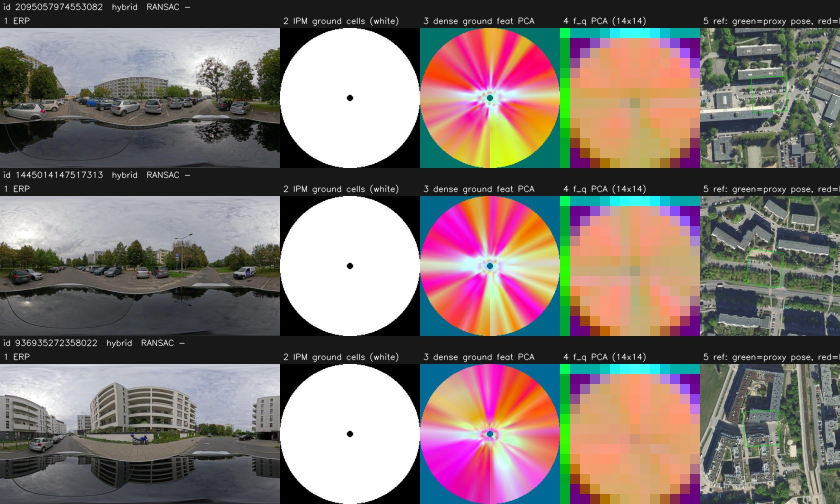
#> input picture experiments/05_lift_splat/viz/layers_hybrid_overfit_smoke.jpg, 1680 x 1008 px, given in place of 0000000000.png, which was not available (shown at 1/2 size)
$ python fit_cam_lidar_parallax.py   (older library calls are emulated)
#> lines starting #> are read from the running program, lines starting #| are printed output that depends on the picture; pictures that were not available may be replaced by others from this repository, and a replacement may not be noted
### src/bevloc/data/dur360.py
"""Frame access for Dur360BEV (ERP image, LiDAR scan, OxTS pose).

Wraps the dataset conventions of third_party/Dur360BEV without importing its Dataset
class (which needs labels, OSM maps and a full download). Layout: data/README.md.
"""
from __future__ import annotations

import sys
from dataclasses import dataclass
from pathlib import Path

import cv2
import numpy as np

from bevloc.bev.fisheye import erp_maps

_REPO = Path(__file__).resolve().parents[3]

SCAN_ROWS, SCAN_COLS, POINT_BYTES = 128, 2048, 36
FISHEYE_APERTURE_DEG = 203          # only for lens="equidistant203" (fisheye_tools remap)


@dataclass
class Scan:
    """One Ouster OS1-128 sweep on its native (128, 2048) grid; row index = ring.

    Verified byte layout, 9 x 4-byte slots per point (see data/README.md):
      0-2 x,y,z float32 [m] (x fwd, y left, z up) | 3 intensity float32 | 4 t uint32 [ns since
      sweep start, constant per column, 0..~99.9 ms] | 5 reflectivity float32 | 6 packed, unused |
      7 ambient uint32 | 8 range uint32 [mm]
    """
    xyz: np.ndarray            # (128, 2048, 3) float64
    intensity: np.ndarray      # (128, 2048) float32
    t_ns: np.ndarray           # (128, 2048) uint32
    reflectivity: np.ndarray   # (128, 2048) float32
    ambient: np.ndarray        # (128, 2048) uint32
    range_m: np.ndarray        # (128, 2048) float64, 0 = no return

    @property
    def valid(self) -> np.ndarray:
        return self.range_m > 0.1

    def points(self, min_range=0.1) -> np.ndarray:
        """(N, 3) returns only."""
        return self.xyz[self.range_m > min_range]


# [10 lines left out: function read_scan, not called in this run]


@dataclass
class Frame:
    name: str
    erp: np.ndarray      # (H, W, 3) uint8 RGB, W = 2H, image centre = vehicle forward
    scan: Scan
    lla: np.ndarray | None   # lat [deg], lon [deg], alt [m]            (None until OxTS is downloaded)
    rpy: np.ndarray | None   # roll, pitch, yaw as stored; convention: data/README.md


class Dur360Frames:
    def __init__(self, root, erp_size=(1280, 640), lens="dur360", lens_params=None):
        """lens: 'dur360' = Dur360BEV's 196/203 deg piecewise model (verified against LiDAR);
        'equidistant203' = fisheye_tools' remap (kept for comparison; ~6 px off at 57 deg)."""
        self.root = Path(root)
        self.erp_size = tuple(erp_size)
        self.lens, self.lens_params = lens, dict(lens_params or {})
        self._maps = None

    # [6 lines left out: function from_config, not called in this run]

    # ---- paths / availability -------------------------------------------------------------
    def path(self, modality, name):
        sub, ext = {"image": ("image", "png"), "scan": ("ouster_points", "bin"), "oxts": ("oxts", "txt")}[modality]
        return self.root / sub / "data" / f"{name}.{ext}"

    # [15 lines left out: functions has, names, not called in this run]

    # ---- modalities -----------------------------------------------------------------------
    def fisheye(self, name) -> np.ndarray:
        """Pre-rotated dual fisheye, 1280x640 RGB (both lenses upright, front lens on the right)."""
#> called with name = '0000000000'
        img = cv2.imread(str(self.path("image", name)), cv2.IMREAD_COLOR)
#> img is the input picture: shape (1008, 1680, 3); mean B, G, R 113.2, 116.8, 128.6
        if img is None:
            raise FileNotFoundError(self.path("image", name))
        img = cv2.cvtColor(img, cv2.COLOR_BGR2RGB)
        h, w = img.shape[:2]
        if h * 2 != w:
            h = w // 2
            img = img[:h]
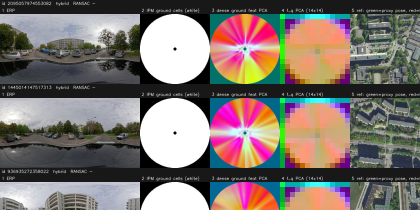
#> img: shape (840, 1680, 3) (shown at 1/4 size); mean R, G, B 125.6, 115.4, 110.8
        left = cv2.rotate(img[:, :h], cv2.ROTATE_90_CLOCKWISE)
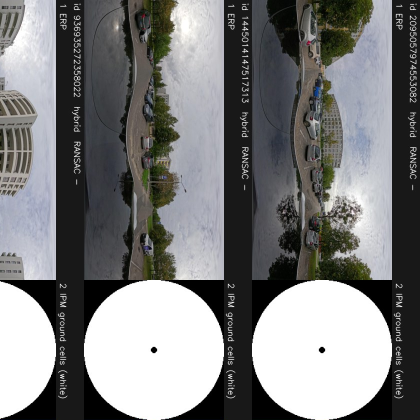
#> left: shape (840, 840, 3) (shown at 1/2 size); mean R, G, B 123.2, 123.7, 124.1
        right = cv2.rotate(img[:, h:], cv2.ROTATE_90_COUNTERCLOCKWISE)
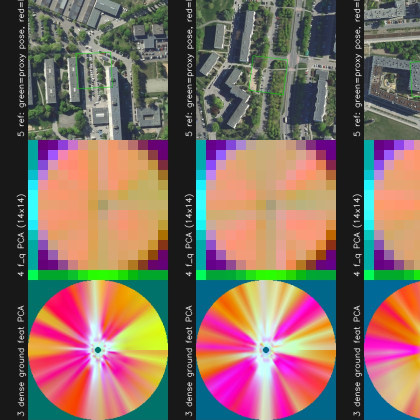
#> right: shape (840, 840, 3) (shown at 1/2 size); mean R, G, B 128, 107.1, 97.6
        return np.concatenate((left, right), axis=1)
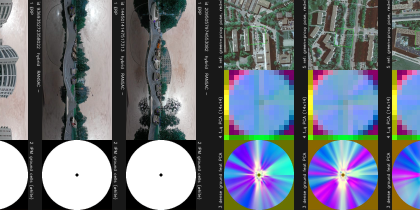
#> returned value: shape (840, 1680, 3) (shown at 1/4 size); mean of channels 0, 1, 2 125.6, 115.4, 110.8; drawn as B, G, R

    def erp(self, name) -> np.ndarray:
        img = self.fisheye(name)
        if self._maps is None:
            if self.lens == "dur360":
                self._maps = erp_maps(*self.erp_size, img.shape[1], img.shape[0], **self.lens_params)
            elif self.lens == "equidistant203":
                sys.path.insert(0, str(_REPO / "third_party/Dur360BEV/fisheye_tools"))
                from fisheyetools import getcvmap
                self._maps = getcvmap.dualfisheye2equi(img, size=self.erp_size,
                                                       aperture=FISHEYE_APERTURE_DEG, center_angle=0)
            else:
                raise ValueError(f"unknown lens {self.lens!r}")
        return cv2.remap(img, self._maps[0], self._maps[1], interpolation=cv2.INTER_CUBIC)
#> returned value: shape (1280, 2560, 3)

    def scan(self, name) -> Scan:
        return read_scan(self.path("scan", name))

    def points(self, name, min_range=0.1) -> np.ndarray:
        return self.scan(name).points(min_range)

    # [6 lines left out: function oxts, not called in this run]

    def __getitem__(self, name) -> Frame:
        lla, rpy = self.oxts(name)
        return Frame(name, self.erp(name), self.scan(name), lla, rpy)

### src/bevloc/bev/fisheye.py
"""Direct LiDAR -> dual-fisheye projection with Dur360BEV's lens model.

Float re-implementation of `XYZ2uv_poly` / `dualfisheye_project` from
third_party/Dur360BEV/dense/utils/project_pcd2image.py (E, Wenke; Durham), kept
numerically identical except that pixel coordinates are returned unrounded.
Target image: the *pre-rotated* dual fisheye (Dur360Frames.fisheye), 1280x640,
front lens on the right half.

Lens model: radius is linear in the off-axis angle phi with slope 2/fov_inner up
to `alpha` rad, then a second linear piece reaching r = 1 at fov_outer/2
(sigmoid-blended, k = 20). Dur360BEV defaults: 196 deg / 203 deg / alpha = 1.0.
"""
from __future__ import annotations

import numpy as np


def lidar_to_dualfisheye(xyz, width=1280, height=640, fov_outer_deg=203.0, alpha=1.0,
                         fov_inner_deg=196.0, R_cl=None, t_cl=None, k=20.0):
    p = np.asarray(xyz, np.float64)
    if R_cl is not None:
        p = p @ np.asarray(R_cl).T
    if t_cl is not None:
        p = p + np.asarray(t_cl)
    X, Y, Z = p[:, 0], p[:, 2], -p[:, 1]          # forward, up, right (their axis permutation)

    theta = np.arctan2(Y, Z)
    phi = np.arctan(np.sqrt(Y ** 2 + Z ** 2) / (X + 1e-6))   # >0 front lens, <0 back lens
    front = phi > 0

    a = 2.0 / np.radians(fov_inner_deg)
    half = np.radians(fov_outer_deg) / 2.0
    b = (1.0 - a * alpha) / (half - alpha)
    d = 1.0 - b * half

    def radius(x):
        s = 1.0 / (1.0 + np.exp(-k * (x - alpha)))
        return (1.0 - s) * (a * x) + s * (b * x + d)

    r = np.where(front, radius(np.abs(phi)), -radius(np.abs(phi)))
    x = r * np.cos(theta)
    y = np.abs(r) * np.sin(theta)
    x = np.where(X > 0, (x + 1) / 2, (x - 1) / 2)
    u = (x + 1) / 2 * width
    v = (-y + 1) / 2 * height
    return u, v, np.linalg.norm(p, axis=1)


def erp_maps(width=1280, height=640, fe_width=1280, fe_height=640, **lens):
    """cv2.remap maps building an ERP (forward at centre, azimuth to the right, zenith on
    top) from the pre-rotated dual fisheye, using the lens model above instead of
    fisheye_tools' ideal 203 deg equidistant assumption."""
    az = ((np.arange(width) + 0.5) / width - 0.5) * 2 * np.pi
    el = (0.5 - (np.arange(height) + 0.5) / height) * np.pi
    az, el = np.meshgrid(az, el)
    d = np.stack([np.cos(el) * np.cos(az), -np.cos(el) * np.sin(az), np.sin(el)], -1).reshape(-1, 3)
    u, v, _ = lidar_to_dualfisheye(d, fe_width, fe_height, **lens)
    return (u.reshape(height, width).astype(np.float32) - 0.5,
            v.reshape(height, width).astype(np.float32) - 0.5)

### scripts/attic/fit_cam_lidar_parallax.py
"""Camera<-LiDAR translation from the range-dependence of edge offsets.

For p_cam = p_lidar + t (small t), a point at range r, elevation el, azimuth az
(to the right of forward), horizontal range rho, moves in the image by
    d_el = tz * cos(el) / r            (+ a constant: pitch-like bias, beam quantisation)
    d_az = (y * tx - x * ty) / rho^2   (+ a constant: yaw)
Offsets are measured per LiDAR depth-edge point as the sub-pixel displacement to
the strongest image gradient within +-search px, perpendicular to the edge:
  top edges of objects   -> vertical search   -> tz
  left/right side edges  -> horizontal search -> tx, ty, yaw  (both sides used, so the
                                                 inside-the-silhouette bias cancels)
A constant offset cannot mimic a 1/r law, which is what makes this well posed.
"""
import argparse
import json
import sys
from pathlib import Path

import cv2
import numpy as np

sys.path.insert(0, str(Path(__file__).resolve().parents[1] / "src"))
from bevloc.bev.spherical import lidar_to_erp  # noqa: E402
from bevloc.data.dur360 import Dur360Frames  # noqa: E402

W, H = 2560, 1280
PX = 2 * np.pi / W          # rad per pixel (both axes)


def edge_points(root, name, rmin=2.0, rmax=30.0, inject=(0, 0, 0), min_z=-1.0):
    raw = np.fromfile(Path(root) / "ouster_points/data" / f"{name}.bin", np.float32)
    xyz = raw.reshape(128, 2048, 9)[..., :3].astype(np.float64)
    r = np.linalg.norm(xyz, axis=-1)
    # min_z: >= ~0.5 m above ground (LiDAR ~1.57 m up); consecutive ground rings otherwise pass as 'edges'
    ok = (r > rmin) & (r < rmax) & (xyz[..., 2] > min_z)
    jump = lambda rn: (rn > 0.5) & (rn - r > np.maximum(1.0, 0.15 * r))
    top = ok & jump(np.roll(r, 1, 0)); top[0] = False            # row above (higher beam) is farther
    side = ok & (jump(np.roll(r, 1, 1)) | jump(np.roll(r, -1, 1)))
    return xyz[top] + np.asarray(inject, float), xyz[side] + np.asarray(inject, float)


# [37 lines left out: functions offsets, robust_lsq, bootstrap, not called in this run]


def main():
    ap = argparse.ArgumentParser()
    ap.add_argument("--root", default="data/dur360bev")
    ap.add_argument("--frames", nargs="+", default=None)
    ap.add_argument("--out", default="experiments/00_calib/cam_lidar_parallax.json")
    ap.add_argument("--inject", nargs=3, type=float, default=[0, 0, 0], help="shift LiDAR points by this (m): estimator should return minus it")
    a = ap.parse_args()
    frames = a.frames or ["0000000000", "0000000110", "0000000120", "0000001600", "0000001610", "0000001620",
                          "0000001630", "0000001640", "0000001650", "0000001660", "0000001670", "0000001680",
                          "0000001690", "0000001700"]            # static / near-static only (no sweep smear)
    ds = Dur360Frames(a.root, erp_size=(W, H), lens="dur360")
    ego_row = int(0.61 * H)

    Av, yv, gv, Au, yu, gu = [], [], [], [], [], []
    for fi, name in enumerate(frames):
        g = cv2.GaussianBlur(cv2.cvtColor(ds.erp(name), cv2.COLOR_RGB2GRAY).astype(np.float32), (0, 0), 1.2)
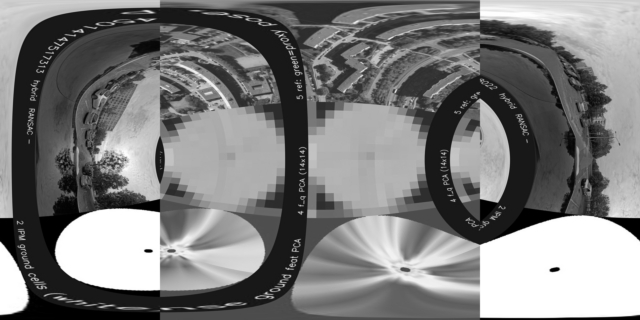
#> g: shape (1280, 2560) float32 (shown at 1/4 size); min 0, max 255, mean 123.9
        gy = np.abs(cv2.Sobel(g, cv2.CV_32F, 0, 1))
        gx = np.abs(cv2.Sobel(g, cv2.CV_32F, 1, 0))
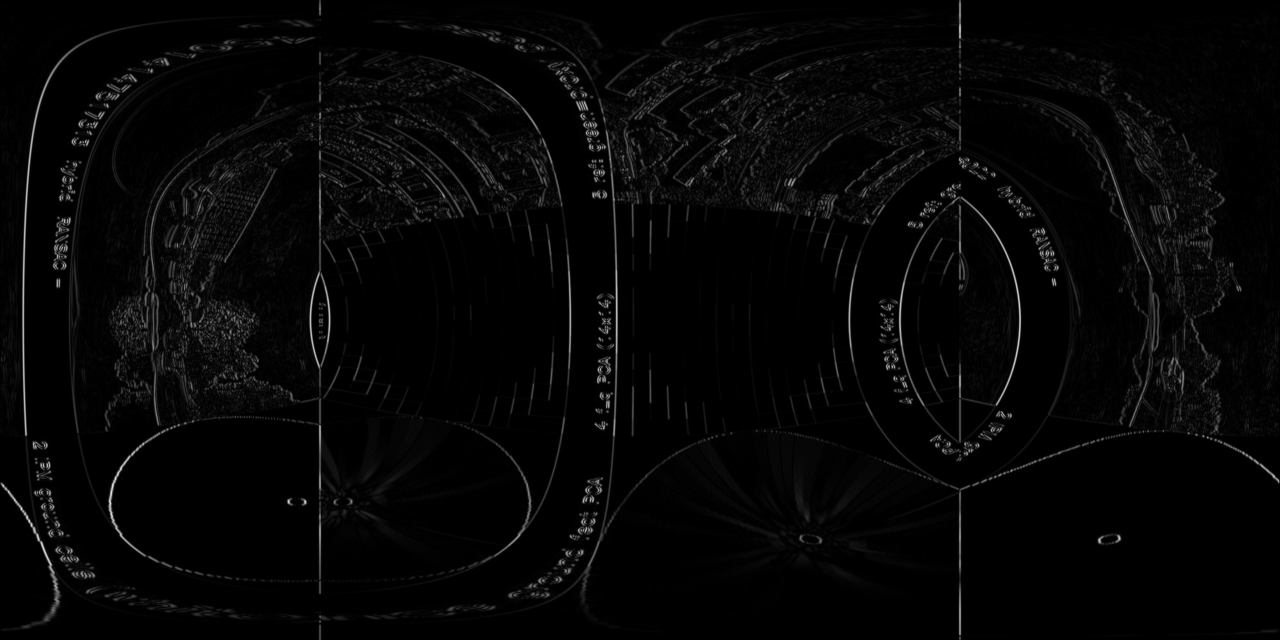
#> gx: shape (1280, 2560) float32 (shown at 1/2 size); min 0, max 510.6, mean 12.4; drawn with min black and max white
        top, side = edge_points(a.root, name, inject=a.inject)

        u, v, r = lidar_to_erp(top, W, H)
        d, ok = offsets(gy, u, v, "v"); ok &= v < ego_row - 10
        el = np.arcsin(top[:, 2] / r)
        Av.append(np.c_[np.cos(el) / r, np.ones(len(r))][ok]); yv.append((-d * PX)[ok]); gv.append(np.full(ok.sum(), fi))

        u, v, r = lidar_to_erp(side, W, H)
        d, ok = offsets(gx, u, v, "u"); ok &= v < ego_row - 10
        rho2 = side[:, 0] ** 2 + side[:, 1] ** 2
        Au.append(np.c_[side[:, 1] / rho2, -side[:, 0] / rho2, np.ones(len(r))][ok]); yu.append((d * PX)[ok]); gu.append(np.full(ok.sum(), fi))

    Av, yv, gv, Au, yu, gu = map(np.concatenate, (Av, yv, gv, Au, yu, gu))
    xv, sv = robust_lsq(Av, yv), bootstrap(Av, yv, gv)
    xu, su = robust_lsq(Au, yu), bootstrap(Au, yu, gu)
    res = dict(frames=frames, n_top=int(len(yv)), n_side=int(len(yu)),
               tz_m=[float(xv[0]), float(sv[0])], el_bias_deg=[float(np.degrees(xv[1])), float(np.degrees(sv[1]))],
               tx_m=[float(xu[0]), float(su[0])], ty_m=[float(xu[1]), float(su[1])],
               yaw_bias_deg=[float(np.degrees(xu[2])), float(np.degrees(su[2]))])
    print(f"top-edge points {len(yv)}, side-edge points {len(yu)}, frames {len(frames)} (bootstrap over frames)")
    for k in ("tz_m", "tx_m", "ty_m", "el_bias_deg", "yaw_bias_deg"):
        print(f"  {k:13s} {res[k][0]:+.3f} ± {res[k][1]:.3f}")
    # binned check of the 1/r law for tz: mean elevation offset per range bin
    rr = 1.0 / Av[:, 0]
    print("  elevation offset by range (deg):", "  ".join(
        f"{lo}-{hi}m:{np.degrees(np.median(yv[(rr >= lo) & (rr < hi)])):+.2f}" for lo, hi in ((2, 4), (4, 6), (6, 9), (9, 14), (14, 30))))
    Path(a.out).parent.mkdir(parents=True, exist_ok=True)
    json.dump(res, open(a.out, "w"), indent=1)


if __name__ == "__main__":
#> (the run stopped early here; a loop or call above may not have finished)

$ run again, on experiments/05_lift_splat/viz/layers_seq.jpg
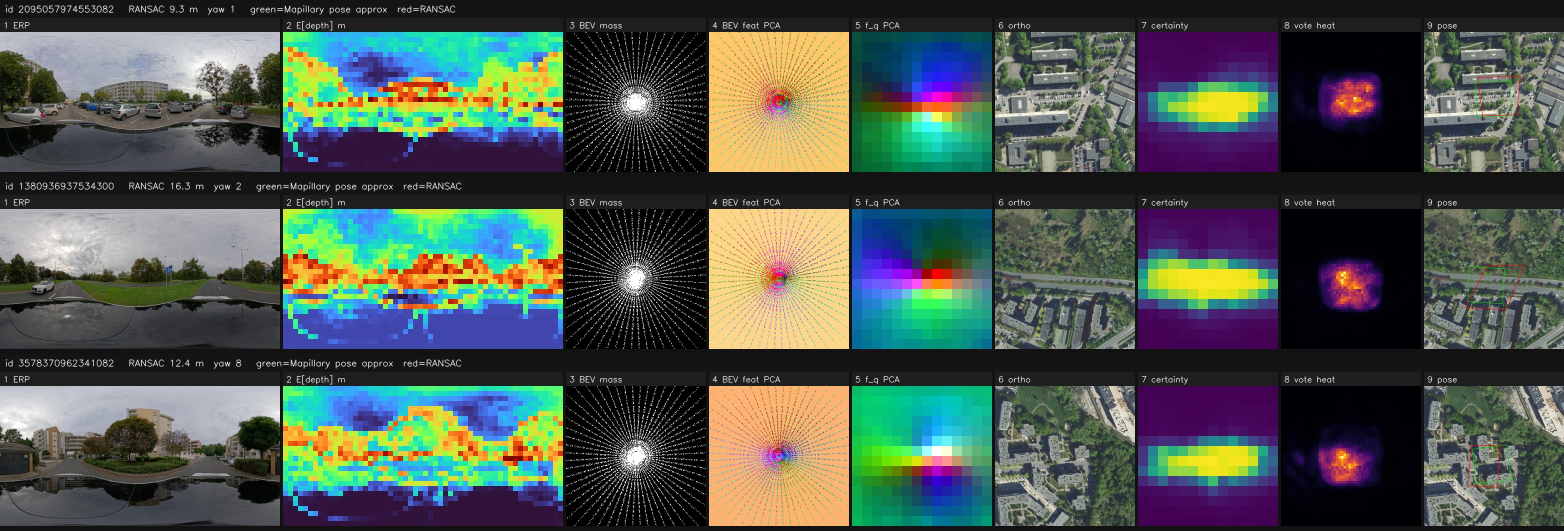
#> input picture experiments/05_lift_splat/viz/layers_seq.jpg, 3128 x 1062 px, given in place of 0000000000.png, which was not available (shown at 1/2 size)
#> in fisheye, img is the input picture: shape (1062, 3128, 3); mean B, G, R 79.9, 86.7, 77.5
#> in main, `g = cv2.GaussianBlur(cv2.cvtColor(ds.erp(name), cv2.COLOR_RGB2GRAY).as..`:
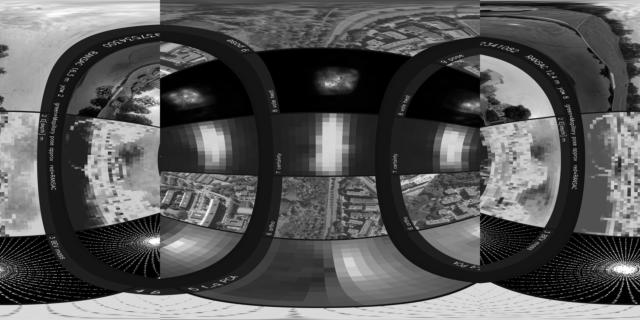
#> g: shape (1280, 2560) float32 (shown at 1/4 size); min 0, max 255, mean 87.1
#> in main, `gx = np.abs(cv2.Sobel(g, cv2.CV_32F, 1, 0))`:
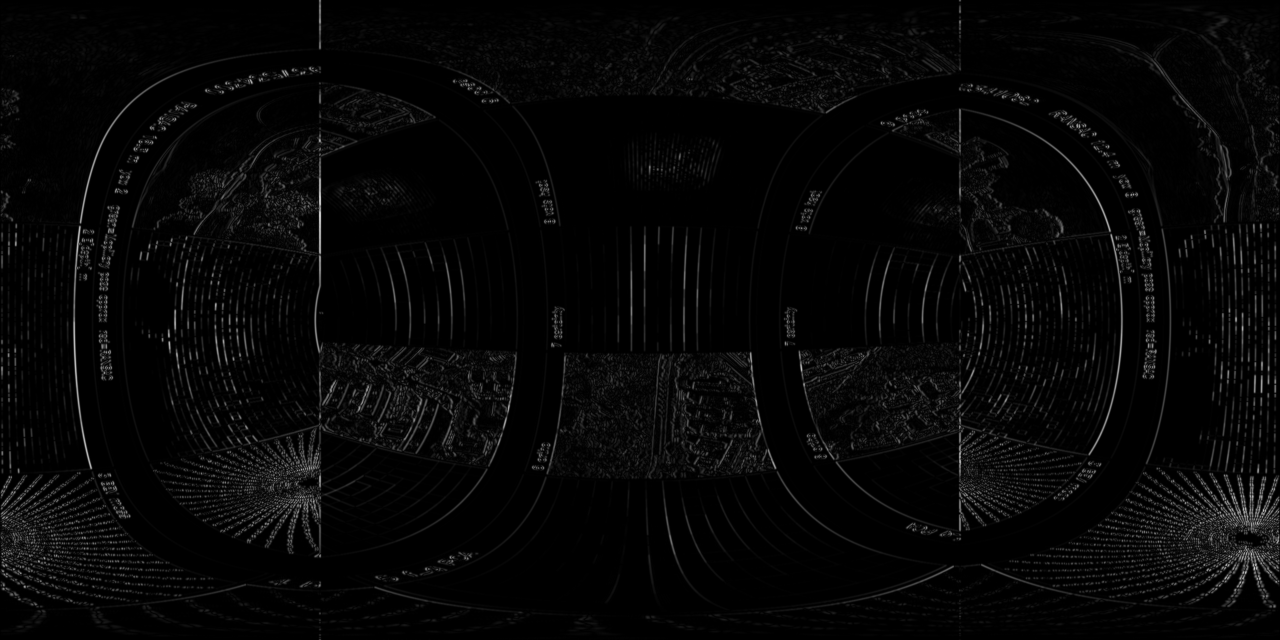
#> gx: shape (1280, 2560) float32 (shown at 1/2 size); min 0, max 545.6, mean 14.9; drawn with min black and max white
